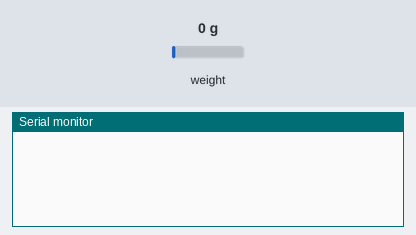
Recording of a sketch running on a simulated Arduino Uno, built with avr-gcc and run on an emulated ATmega328P. On the bench: the last lines printed to the serial monitor. Inputs (shaded band) come from the test bench; at power-on: weight on the scale 0 g.

Above: at 1.2 s.
1.3 s: weight on the scale set to 100 g
At 2.7 s:
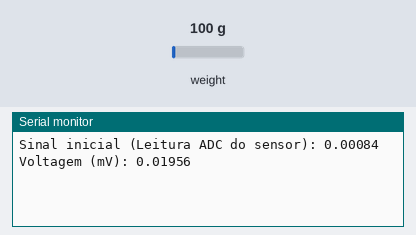
3.0 s: weight on the scale set to 1250 g
At 4.2 s:
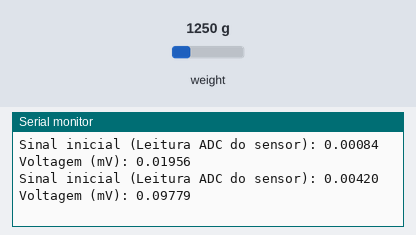
Timing chart, 0 to 6.0 s (numbered marks = the images above; inputs shaded):
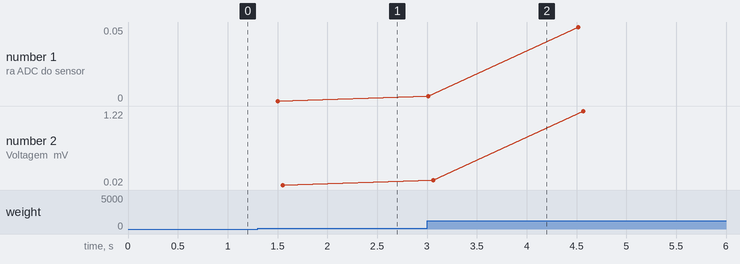

The sketch:

arduino_pressao.ino
```cpp
/*
Pressure Measurements with the
MPS20N0040D Breakout Board
with the HX710B/HX711 ADC
5V Supply Voltage
 */
#include <Q2HX711.h>

const byte MPS_OUT_pin = 2; // OUT data pin
const byte MPS_SCK_pin = 3; // clock data pin
int avg_size = 10; // #pts to average over

Q2HX711 MPS20N0040D(MPS_OUT_pin, MPS_SCK_pin); // start comm with the HX710B

void setup() {
  Serial.begin(9600); // start the serial port
}

void loop() {
  float avg_val = 0.0; // variable for averaging
  for (int ii=0;ii<avg_size;ii++){
    avg_val += MPS20N0040D.read(); // add multiple ADC readings
    delay(50); // delay between readings
  }
  avg_val /= avg_size;

  float v = 5.0 * avg_val/(128*(pow(2,24)- 1));
  Serial.print("Sinal inicial (Leitura ADC do sensor): ");
  Serial.println(avg_val / pow(10,7),5);
  Serial.print("Voltagem (mV): ");
  Serial.println(v * 1000,5); // print out the average
}
```

Measured:
- after the input at 1.3 s, the serial monitor: prints a new line after 0.20 s (image 1)
- plotted number 1: 0 → 0.05 after the input at 3.0 s
- plotted number 2: 0.02 → 1.22 after the input at 3.0 s
